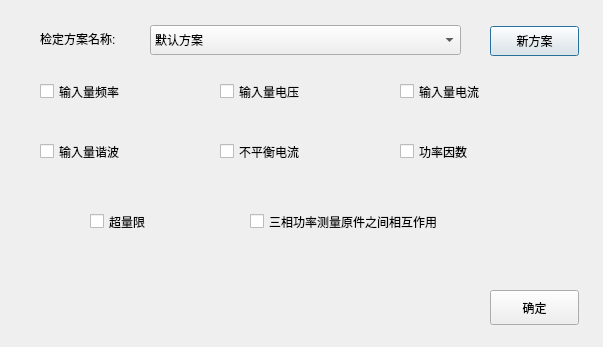
<?xml version="1.0" encoding="UTF-8"?>
<ui version="4.0">
 <class>sys_changecheckmanager</class>
 <widget class="QDialog" name="sys_changecheckmanager">
  <property name="geometry">
   <rect>
    <x>0</x>
    <y>0</y>
    <width>603</width>
    <height>347</height>
   </rect>
  </property>
  <property name="windowTitle">
   <string>Dialog</string>
  </property>
  <widget class="QLabel" name="label">
   <property name="geometry">
    <rect>
     <x>40</x>
     <y>30</y>
     <width>111</width>
     <height>17</height>
    </rect>
   </property>
   <property name="text">
    <string>检定方案名称:</string>
   </property>
  </widget>
  <widget class="QComboBox" name="comboBox">
   <property name="geometry">
    <rect>
     <x>150</x>
     <y>25</y>
     <width>311</width>
     <height>30</height>
    </rect>
   </property>
   <item>
    <property name="text">
     <string>默认方案</string>
    </property>
   </item>
   <item>
    <property name="text">
     <string>默认方案</string>
    </property>
   </item>
  </widget>
  <widget class="QPushButton" name="pushButton">
   <property name="geometry">
    <rect>
     <x>490</x>
     <y>26</y>
     <width>89</width>
     <height>30</height>
    </rect>
   </property>
   <property name="text">
    <string>新方案</string>
   </property>
  </widget>
  <widget class="QCheckBox" name="checkBox">
   <property name="geometry">
    <rect>
     <x>40</x>
     <y>80</y>
     <width>111</width>
     <height>23</height>
    </rect>
   </property>
   <property name="text">
    <string>输入量频率</string>
   </property>
  </widget>
  <widget class="QCheckBox" name="checkBox_2">
   <property name="geometry">
    <rect>
     <x>220</x>
     <y>80</y>
     <width>111</width>
     <height>23</height>
    </rect>
   </property>
   <property name="text">
    <string>输入量电压</string>
   </property>
  </widget>
  <widget class="QCheckBox" name="checkBox_3">
   <property name="geometry">
    <rect>
     <x>400</x>
     <y>80</y>
     <width>111</width>
     <height>23</height>
    </rect>
   </property>
   <property name="text">
    <string>输入量电流</string>
   </property>
  </widget>
  <widget class="QCheckBox" name="checkBox_4">
   <property name="geometry">
    <rect>
     <x>220</x>
     <y>140</y>
     <width>111</width>
     <height>23</height>
    </rect>
   </property>
   <property name="text">
    <string>不平衡电流</string>
   </property>
  </widget>
  <widget class="QCheckBox" name="checkBox_5">
   <property name="geometry">
    <rect>
     <x>400</x>
     <y>140</y>
     <width>111</width>
     <height>23</height>
    </rect>
   </property>
   <property name="text">
    <string>功率因数</string>
   </property>
  </widget>
  <widget class="QCheckBox" name="checkBox_6">
   <property name="geometry">
    <rect>
     <x>40</x>
     <y>140</y>
     <width>111</width>
     <height>23</height>
    </rect>
   </property>
   <property name="text">
    <string>输入量谐波</string>
   </property>
  </widget>
  <widget class="QCheckBox" name="checkBox_7">
   <property name="geometry">
    <rect>
     <x>90</x>
     <y>210</y>
     <width>111</width>
     <height>23</height>
    </rect>
   </property>
   <property name="text">
    <string>超量限</string>
   </property>
  </widget>
  <widget class="QCheckBox" name="checkBox_8">
   <property name="geometry">
    <rect>
     <x>250</x>
     <y>210</y>
     <width>251</width>
     <height>23</height>
    </rect>
   </property>
   <property name="text">
    <string>三相功率测量原件之间相互作用</string>
   </property>
  </widget>
  <widget class="QPushButton" name="pushButton_2">
   <property name="geometry">
    <rect>
     <x>490</x>
     <y>290</y>
     <width>89</width>
     <height>35</height>
    </rect>
   </property>
   <property name="text">
    <string>确定</string>
   </property>
  </widget>
 </widget>
 <resources/>
 <connections/>
</ui>
